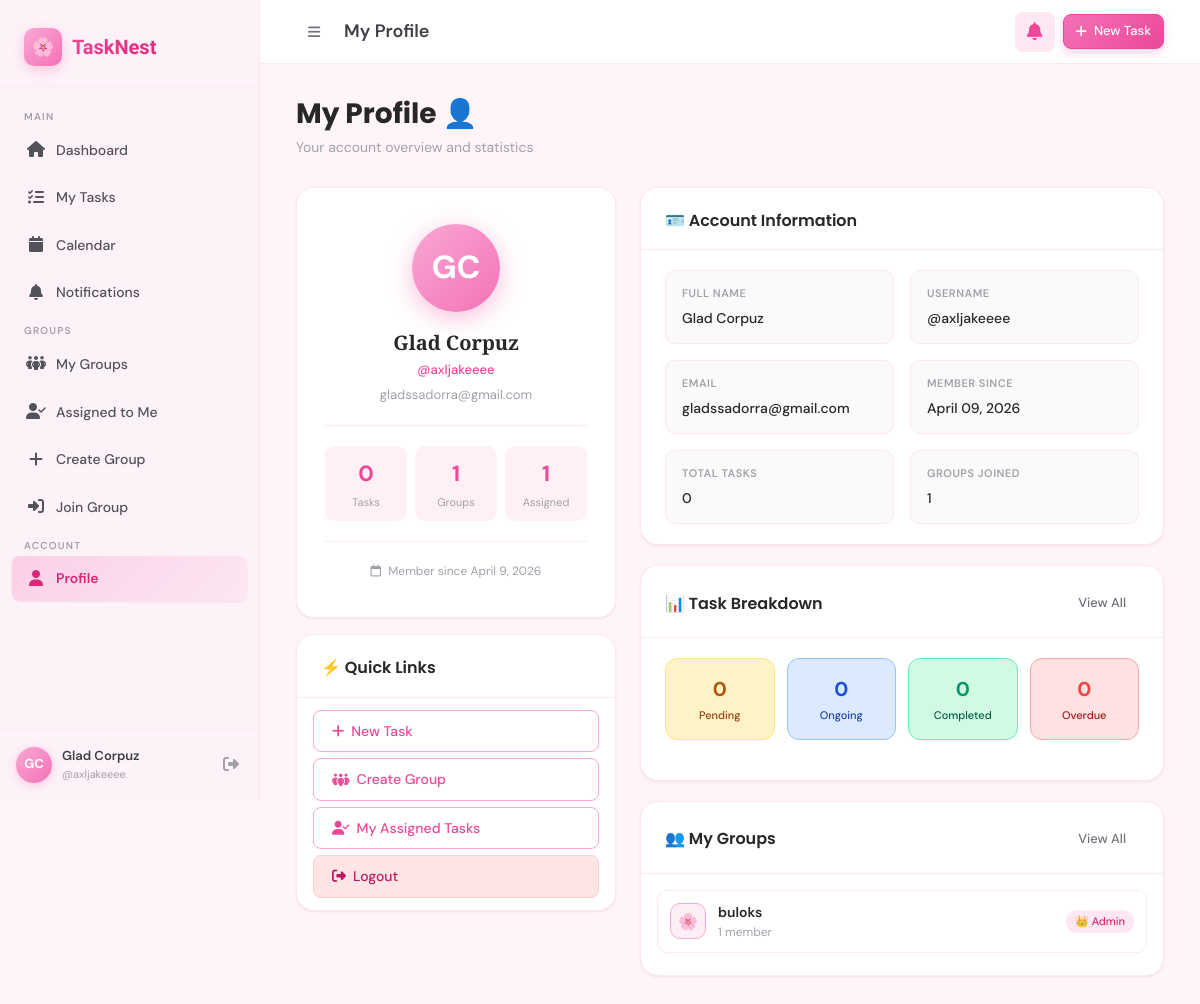
/accounts/profile/ (signed in), run on the app's committed database.
### accounts/models.py (models this page shows, shortened)
class Profile(models.Model):
    user = models.OneToOneField(User, on_delete=models.CASCADE, related_name='profile')
    avatar_color = models.CharField(max_length=20, default='#f9a8d4')
    bio = models.TextField(blank=True)
    created_at = models.DateTimeField(auto_now_add=True)
    def get_initials(self):
        name = self.user.get_full_name()
        if name:
            parts = name.split()
            return ''.join([p[0].upper() for p in parts[:2]])
        return self.user.username[:2].upper()

### groups_app/models.py (models this page shows, shortened)
class GroupMembership(models.Model):
    ROLE_CHOICES = [('admin', 'Admin'), ('member', 'Member')]
    group = models.ForeignKey(Group, on_delete=models.CASCADE, related_name='memberships')
    user = models.ForeignKey(User, on_delete=models.CASCADE, related_name='group_memberships')
    role = models.CharField(max_length=10, choices=ROLE_CHOICES, default='member')
    joined_at = models.DateTimeField(auto_now_add=True)
    class Meta:
        unique_together = ('group', 'user')

class Group(models.Model):
    name = models.CharField(max_length=100)
    description = models.TextField(blank=True)
    created_by = models.ForeignKey(User, on_delete=models.CASCADE, related_name='created_groups')
    invite_code = models.CharField(max_length=12, unique=True, editable=False)
    created_at = models.DateTimeField(auto_now_add=True)
    cover_color = models.CharField(max_length=20, default='#fda4af')
    class Meta:
        ordering = ['-created_at']
    def member_count(self):
        return self.memberships.count()

### accounts/views.py (the view)
# urls.py: path('profile/', views.profile_view, name='profile'),
@login_required
def profile_view(request):
    from groups_app.models import GroupMembership
    from tasks.models import Task
    profile, _ = Profile.objects.get_or_create(user=request.user)
    today       = timezone.now().date()
    tasks = Task.objects.filter(user=request.user)
    task_pending   = tasks.filter(status='pending').count()
    task_ongoing   = tasks.filter(status='ongoing').count()
    task_completed = tasks.filter(status='completed').count()
    task_overdue   = tasks.filter(due_date__lt=today, status__in=['pending', 'ongoing']).count()
    memberships = GroupMembership.objects.filter(
        user=request.user
    ).select_related('group').order_by('-joined_at')
    profile_fields = [
        ('Full Name',  request.user.get_full_name() or '—'),
        ('Username',   f'@{request.user.username}'),
        ('Email',      request.user.email or '—'),
        ('Member Since', request.user.date_joined.strftime('%B %d, %Y')),
        ('Total Tasks',  str(tasks.count())),
        ('Groups Joined', str(memberships.count())),
    ]
    context = {
        'profile':        profile,
        'profile_fields': profile_fields,
        'task_pending':   task_pending,
        'task_ongoing':   task_ongoing,
        'task_completed': task_completed,
        'task_overdue':   task_overdue,
        'memberships':    memberships,
    }
    return render(request, 'accounts/profile.html', context)

### tasks/context_processors.py (called while the page is built)
def notifications_processor(request):
    if request.user.is_authenticated:
        unread_count = Notification.objects.filter(user=request.user, is_read=False).count()
        recent_notifications = Notification.objects.filter(user=request.user)[:5]
        today = timezone.now().date()
        upcoming = Task.objects.filter(
            user=request.user,
            due_date__gte=today,
            due_date__lte=today + timezone.timedelta(days=3),
            status__in=['pending', 'ongoing']
        ).order_by('due_date')[:3]
        return {
            'unread_notif_count': unread_count,
            'recent_notifications': recent_notifications,
            'upcoming_tasks': upcoming,
        }
    return {}

### templates/accounts/profile.html (shortened to what this page needs)
{% extends 'base.html' %}
{% block topbar_title %}My Profile{% endblock %}
{% block content %}
<div class="page-header">
  <div class="page-header-left">
    <h1 class="page-title">My Profile 👤</h1>
    <p class="page-subtitle">Your account overview and statistics</p>
  </div>
</div>
<div style="display:grid;grid-template-columns:320px 1fr;gap:24px;align-items:start;">
  <div>
    <div class="card" style="text-align:center;">
      <div class="card-body" style="padding:36px 28px;">
        <div style="width:88px;height:88px;border-radius:50%;
          background:linear-gradient(135deg,var(--blossom),var(--bloom));
          display:flex;align-items:center;justify-content:center;
          font-size:32px;font-weight:700;color:white;
          margin:0 auto 18px;
          box-shadow:0 6px 24px rgba(236,72,153,.35);">
          {{ request.user.first_name|first|upper }}{{ request.user.last_name|first|upper }}
        </div>
        <h2 style="font-family:'Playfair Display',serif;font-size:20px;font-weight:700;color:var(--gray-800);margin-bottom:4px;">
          {{ request.user.get_full_name|default:request.user.username }}
        </h2>
        <p style="font-size:13px;color:var(--pink-500);font-weight:500;margin-bottom:4px;">@{{ request.user.username }}</p>
        <p style="font-size:13px;color:var(--text-muted);">{{ request.user.email }}</p>
        <div class="divider"></div>
        <div style="display:grid;grid-template-columns:repeat(3,1fr);gap:8px;">
          <div style="text-align:center;padding:10px 4px;background:var(--pink-50);border-radius:10px;">
            <div style="font-size:22px;font-weight:700;color:var(--pink-500);">{{ request.user.tasks.count }}</div>
            <div style="font-size:11px;color:var(--text-muted);margin-top:2px;">Tasks</div>
          </div>
          <div style="text-align:center;padding:10px 4px;background:var(--pink-50);border-radius:10px;">
            <div style="font-size:22px;font-weight:700;color:var(--pink-500);">{{ request.user.group_memberships.count }}</div>
            <div style="font-size:11px;color:var(--text-muted);margin-top:2px;">Groups</div>
          </div>
          <div style="text-align:center;padding:10px 4px;background:var(--pink-50);border-radius:10px;">
            <div style="font-size:22px;font-weight:700;color:var(--pink-500);">{{ request.user.assigned_group_tasks.count }}</div>
            <div style="font-size:11px;color:var(--text-muted);margin-top:2px;">Assigned</div>
          </div>
        </div>
        <div class="divider"></div>
        <p style="font-size:12px;color:var(--text-muted);">
          <i class="fa-regular fa-calendar" style="margin-right:4px;"></i>
          Member since {{ request.user.date_joined|date:"F j, Y" }}
        </p>
      </div>
    </div>
    <div class="card" style="margin-top:16px;">
      <div class="card-header"><span class="card-title">⚡ Quick Links</span></div>
      <div class="card-body" style="padding:12px 16px;display:flex;flex-direction:column;gap:6px;">
        <a href="{% url 'task_create' %}" class="btn btn-outline w-full" style="justify-content:flex-start;">
          <i class="fa-solid fa-plus"></i> New Task
        </a>
        <a href="{% url 'group_create' %}" class="btn btn-outline w-full" style="justify-content:flex-start;">
          <i class="fa-solid fa-people-group"></i> Create Group
        </a>
        <a href="{% url 'assigned_tasks' %}" class="btn btn-outline w-full" style="justify-content:flex-start;">
          <i class="fa-solid fa-user-check"></i> My Assigned Tasks
        </a>
        <a href="{% url 'logout' %}" class="btn w-full" style="justify-content:flex-start;background:var(--rose-100);color:#be185d;border:1.5px solid var(--rose-200);">
          <i class="fa-solid fa-right-from-bracket"></i> Logout
        </a>
      </div>
    </div>
  </div>
  <div style="display:flex;flex-direction:column;gap:20px;">
    <div class="card">
      <div class="card-header">
        <span class="card-title">🪪 Account Information</span>
      </div>
      <div class="card-body" style="padding:20px 24px;">
        <div style="display:grid;grid-template-columns:1fr 1fr;gap:16px;">
          {% for label, value in profile_fields %}
          <div style="padding:14px 16px;background:var(--gray-50);border-radius:10px;border:1px solid var(--border);">
            <div style="font-size:11px;font-weight:600;color:var(--text-muted);text-transform:uppercase;letter-spacing:.5px;margin-bottom:4px;">{{ label }}</div>
            <div style="font-size:14px;font-weight:500;color:var(--gray-800);">{{ value|default:"—" }}</div>
          </div>
          {% endfor %}
        </div>
      </div>
    </div>
    <div class="card">
      <div class="card-header">
        <span class="card-title">📊 Task Breakdown</span>
        <a href="{% url 'task_list' %}" class="btn btn-ghost btn-sm">View All</a>
      </div>
      <div class="card-body" style="padding:20px 24px;">
        {% with total=request.user.tasks.count %}
        {% with done=request.user.tasks.filter %}
        <div style="display:grid;grid-template-columns:repeat(4,1fr);gap:12px;margin-bottom:20px;">
          <div style="text-align:center;padding:14px 8px;border-radius:12px;background:#fef3c7;border:1px solid #fde68a;">
            <div style="font-size:20px;font-weight:700;color:#b45309;">{{ task_pending }}</div>
            <div style="font-size:11px;color:#92400e;margin-top:2px;font-weight:500;">Pending</div>
          </div>
          <div style="text-align:center;padding:14px 8px;border-radius:12px;background:#dbeafe;border:1px solid #93c5fd;">
            <div style="font-size:20px;font-weight:700;color:#1d4ed8;">{{ task_ongoing }}</div>
            <div style="font-size:11px;color:#1e40af;margin-top:2px;font-weight:500;">Ongoing</div>
          </div>
          <div style="text-align:center;padding:14px 8px;border-radius:12px;background:#d1fae5;border:1px solid #6ee7b7;">
            <div style="font-size:20px;font-weight:700;color:#059669;">{{ task_completed }}</div>
            <div style="font-size:11px;color:#065f46;margin-top:2px;font-weight:500;">Completed</div>
          </div>
          <div style="text-align:center;padding:14px 8px;border-radius:12px;background:#fee2e2;border:1px solid #fca5a5;">
            <div style="font-size:20px;font-weight:700;color:#ef4444;">{{ task_overdue }}</div>
            <div style="font-size:11px;color:#991b1b;margin-top:2px;font-weight:500;">Overdue</div>
          </div>
        </div>
        {% endwith %}
        {% endwith %}
      </div>
    </div>
    <div class="card">
      <div class="card-header">
        <span class="card-title">👥 My Groups</span>
        <a href="{% url 'group_list' %}" class="btn btn-ghost btn-sm">View All</a>
      </div>
      <div class="card-body" style="padding:16px;">
        {% if memberships %}
          {% for m in memberships %}
          <a href="{% url 'group_detail' m.group.pk %}" style="text-decoration:none;">
            <div style="display:flex;align-items:center;gap:12px;padding:10px 12px;border-radius:10px;margin-bottom:6px;border:1px solid var(--border);transition:background .15s;"
                 onmouseover="this.style.background='var(--pink-50)'" onmouseout="this.style.background=''">
              <div style="width:36px;height:36px;border-radius:10px;background:{{ m.group.cover_color }}30;border:1.5px solid {{ m.group.cover_color }};display:flex;align-items:center;justify-content:center;font-size:16px;flex-shrink:0;">🌸</div>
              <div style="flex:1;min-width:0;">
                <div style="font-weight:600;font-size:14px;color:var(--gray-800);">{{ m.group.name }}</div>
                <div style="font-size:12px;color:var(--text-muted);">{{ m.group.member_count }} member{{ m.group.member_count|pluralize }}</div>
              </div>
              {% if m.role == 'admin' %}
              <span class="badge badge-pink" style="font-size:11px;">👑 Admin</span>
              {% endif %}
            </div>
          </a>
          {% endfor %}
        {% else %}
          <div class="empty-state" style="padding:30px 10px;">
            <div class="empty-state-icon">🌸</div>
            <p>You haven't joined any groups yet.</p>
            <a href="{% url 'group_create' %}" class="btn btn-primary btn-sm">Create a Group</a>
          </div>
        {% endif %}
      </div>
    </div>
  </div>
</div>
{% endblock %}

### templates/base.html (shortened to what this page needs)
<!DOCTYPE html>
<html lang="en">
<head>
  {% load static %}
  <link rel="stylesheet" href="{% static 'css/main.css' %}">
  <link rel="stylesheet" href="https://cdnjs.cloudflare.com/ajax/libs/font-awesome/6.5.0/css/all.min.css">
</head>
<body>
<div class="app-wrapper">
  <aside class="sidebar" id="sidebar">
    <div class="sidebar-logo">
      <div class="logo-mark">
        <div class="logo-icon">🌸</div>
        <span class="logo-text">TaskNest</span>
      </div>
    </div>
    <nav class="sidebar-nav">
      <span class="nav-section-label">Main</span>
      <a href="{% url 'dashboard' %}" class="nav-item {% if request.resolver_match.url_name == 'dashboard' %}active{% endif %}">
        <span class="nav-icon"><i class="fa-solid fa-house"></i></span>
        Dashboard
      </a>
      <a href="{% url 'task_list' %}" class="nav-item {% if request.resolver_match.url_name == 'task_list' %}active{% endif %}">
        <span class="nav-icon"><i class="fa-solid fa-list-check"></i></span>
        My Tasks
      </a>
      <a href="{% url 'calendar' %}" class="nav-item {% if request.resolver_match.url_name == 'calendar' %}active{% endif %}">
        <span class="nav-icon"><i class="fa-solid fa-calendar"></i></span>
        Calendar
      </a>
      <a href="{% url 'notifications' %}" class="nav-item {% if request.resolver_match.url_name == 'notifications' %}active{% endif %}">
        <span class="nav-icon"><i class="fa-solid fa-bell"></i></span>
        Notifications
      </a>
      <span class="nav-section-label">Groups</span>
      <a href="{% url 'group_list' %}" class="nav-item {% if 'group' in request.resolver_match.url_name and request.resolver_match.url_name != 'assigned_tasks' %}active{% endif %}">
        <span class="nav-icon"><i class="fa-solid fa-people-group"></i></span>
        My Groups
      </a>
      <a href="{% url 'assigned_tasks' %}" class="nav-item {% if request.resolver_match.url_name == 'assigned_tasks' %}active{% endif %}">
        <span class="nav-icon"><i class="fa-solid fa-user-check"></i></span>
        Assigned to Me
      </a>
      <a href="{% url 'group_create' %}" class="nav-item {% if request.resolver_match.url_name == 'group_create' %}active{% endif %}">
        <span class="nav-icon"><i class="fa-solid fa-plus"></i></span>
        Create Group
      </a>
      <a href="{% url 'group_join' %}" class="nav-item {% if request.resolver_match.url_name == 'group_join' %}active{% endif %}">
        <span class="nav-icon"><i class="fa-solid fa-right-to-bracket"></i></span>
        Join Group
      </a>
      <span class="nav-section-label">Account</span>
      <a href="{% url 'profile' %}" class="nav-item {% if request.resolver_match.url_name == 'profile' %}active{% endif %}">
        <span class="nav-icon"><i class="fa-solid fa-user"></i></span>
        Profile
      </a>
    </nav>
    <div class="sidebar-user">
      <div class="user-avatar">
        {% if request.user.profile %}{{ request.user.profile.get_initials }}{% else %}{{ request.user.username|slice:":2"|upper }}{% endif %}
      </div>
      <div class="user-info">
        <div class="user-name">{{ request.user.get_full_name|default:request.user.username }}</div>
        <div class="user-role">@{{ request.user.username }}</div>
      </div>
      <a href="{% url 'logout' %}" class="sidebar-logout" title="Logout">
        <i class="fa-solid fa-right-from-bracket"></i>
      </a>
    </div>
  </aside>
  <div class="main-content">
    <header class="topbar">
      <div class="flex items-center gap-3">
        <button class="btn btn-ghost btn-icon d-lg-none" id="sidebarToggle">
          <i class="fa-solid fa-bars"></i>
        </button>
        <span class="topbar-title">{% block topbar_title %}TaskNest{% endblock %}</span>
      </div>
      <div class="topbar-actions">
        <a href="{% url 'notifications' %}" class="notif-btn">
          <i class="fa-solid fa-bell"></i>
        </a>
        <a href="{% url 'task_create' %}" class="btn btn-primary btn-sm">
          <i class="fa-solid fa-plus"></i> New Task
        </a>
      </div>
    </header>
    <div class="page-body">
      {% block content %}{% endblock %}
    </div>
  </div>
</div>
</body>
</html>

### data on the page
GroupMembership: group.name "buloks", group.member_count "1", role "👑 Admin"

### other printed values
{{ request.user.profile.get_initials }} "GC"
{{ request.user.get_full_name|default:request.user.username }} "Glad Corpuz"
{{ request.user.username }} "axljakeeee"
{{ request.user.first_name|first|upper }} "G"
{{ request.user.last_name|first|upper }} "C"
{{ request.user.email }} "gladssadorra@gmail.com"
{{ request.user.tasks.count }} "0"
{{ request.user.group_memberships.count }} "1"
{{ request.user.assigned_group_tasks.count }} "1"
{{ request.user.date_joined|date:"F j, Y" }} "April 9, 2026"
{{ label }} "FULL NAME" "USERNAME" "EMAIL" "MEMBER SINCE" "TOTAL TASKS" "GROUPS JOINED"
{{ value|default:"—" }} "Glad Corpuz" "@axljakeeee" "gladssadorra@gmail.com" "April 09, 2026" "0" "1"
{{ task_pending }} "0"
{{ task_ongoing }} "0"
{{ task_completed }} "0"
